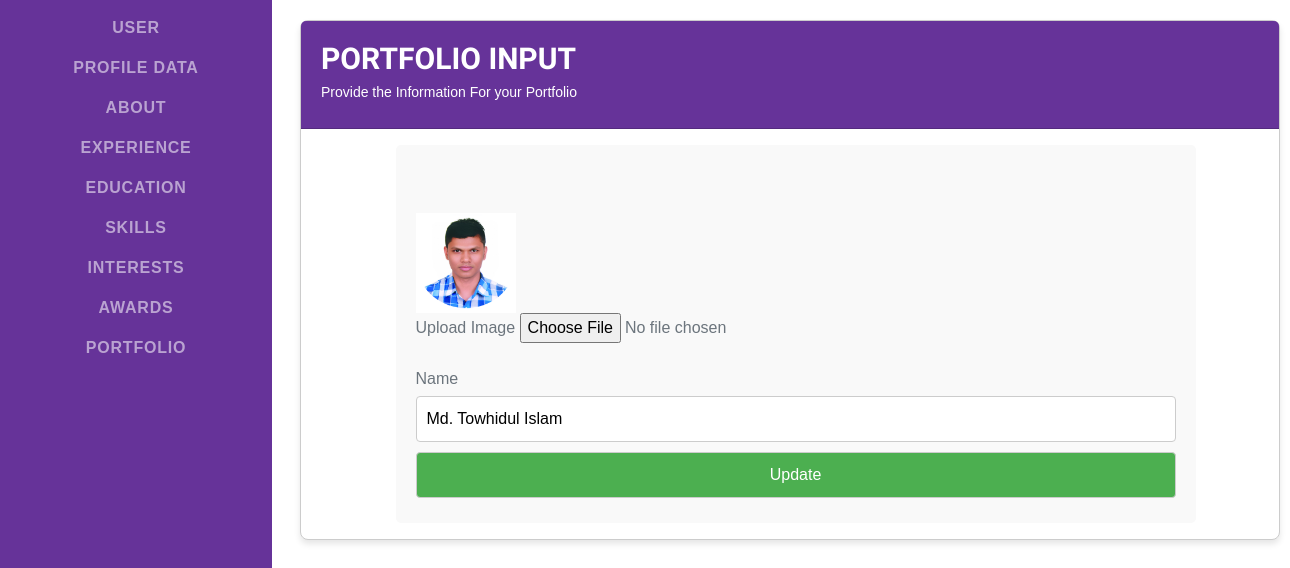
The app's page /superadmin/editdata/1 with its own data.
### user/models.py (models this page shows)
class UserData(models.Model):
    photo = models.ImageField(upload_to='images/', default='No images')
    name = models.CharField(max_length=500, unique=True)

### user/views.py (the view)
# urls.py: path('editdata/<int:id>', v.edit_data, name='edit_data'),
def edit_data(request, id):
    profile_data = UserData.objects.get(id=id)
    data = {"user_data": profile_data}
    return render(request,'updatenavbar.html', data)

### templates/updatenavbar.html (shortened to what this page needs)
{% load static %}
<!DOCTYPE html>
<html lang="en">
    <head>
        <link rel="stylesheet" href="{% static 'assets/css/styles.css' %}"/>
        <link rel="stylesheet" href="{% static 'assets/css/style2.css' %}"/>
    </head>
    <body id="page-top">
        <nav class="navbar navbar-expand-lg navbar-dark bg-primary fixed-top" id="sideNav">
            <div class="collapse navbar-collapse" id="navbarResponsive">
                <ul class="navbar-nav">
                    <li class="nav-item"><a class="nav-link js-scroll-trigger" href="{% url 'user_user' %}">User</a>
                        <li class="nav-item"><a class="nav-link js-scroll-trigger" href="{% url 'user_data' %}">Profile Data</a></li>
                        <li class="nav-item"><a class="nav-link js-scroll-trigger" href="{% url 'user_about' %}">About</a></li>
                        <li class="nav-item"><a class="nav-link js-scroll-trigger" href="{% url 'user_experience' %}">Experience</a></li>
                        <li class="nav-item"><a class="nav-link js-scroll-trigger" href="{% url 'user_education' %}">Education</a></li>
                        <li class="nav-item"><a class="nav-link js-scroll-trigger" href="{% url 'user_skills' %}">Skills</a></li>
                        <li class="nav-item"><a class="nav-link js-scroll-trigger" href="{% url 'user_interest' %}">Interests</a></li>
                        <li class="nav-item"><a class="nav-link js-scroll-trigger" href="{% url 'user_awards' %}">Awards</a></li>
                    </li>
                    <li class="nav-item"><a class="nav-link js-scroll-trigger" href="#experience">Portfolio</a></li>
                </ul>
            </div>
        </nav>
        <div class="card">
            <div class="card-header">
                <h2>Portfolio Input</h2>
                <p>Provide the Information For your Portfolio</p>
            </div>
            <div class="card-body">
                <div class="container">
                    <form action="{% url 'update_data' %}" method="POST" enctype="multipart/form-data">
                        <input type="hidden" name="id" value="{{user_data.id}}" id=""><br><br>
                        {% if user_data.photo %}
                        <img src="{{ user_data.photo.url }}" alt="{{ user_data.photo.name }}" style="height: 100px; width:100px;"><br>
                        {% endif %}
                        <label for="">Upload Image</label>
                        <input type="file" name="photo" class="photo" value="{{ user_data.photo.url }}" id="" ><br><br>
                        <label for="name">Name</label>
                        <input type="text" class="name" id="name" name="name" value="{{user_data.name}}" required>
                        <input type="submit" class="" value="Update" name="">
                    </form>
                </div>
            </div>
        </div>
    </body>
</html>

### static/assets/css/style2.css (style rules this page uses)
body { font-family: Arial, sans-serif; margin: 0px; padding: 0; }
.card { width:980px; border: 1px solid #ccc; border-radius: 8px; margin: 20px auto; box-shadow: 0 4px 6px rgba(0, 0, 0, 0.1); margin-left: 300px; }
.card-header { background-color: rebeccapurple; color: white; padding: 20px; border-top-left-radius: 8px; border-top-right-radius: 8px; }
.card-header h2 { margin: 0; font-size: 30px; color: #fff; }
.card-header p { margin: 5px 0; font-size: 14px; }
.container { width: 50%; margin: 0 auto; }
form { background: #f9f9f9; padding: 20px; border-radius: 5px; width: 800px; margin-left: -170px; }
input[type="text"], input[type="email"], input[type="submit"] { width: 100%; padding: 10px; margin: 5px 0; border: 1px solid #ccc; border-radius: 4px; box-sizing: border-box; }
input[type="submit"] { background-color: #4CAF50; color: white; cursor: pointer; }

### records on screen
UserData: photo (picture), name "Md. Towhidul Islam"
